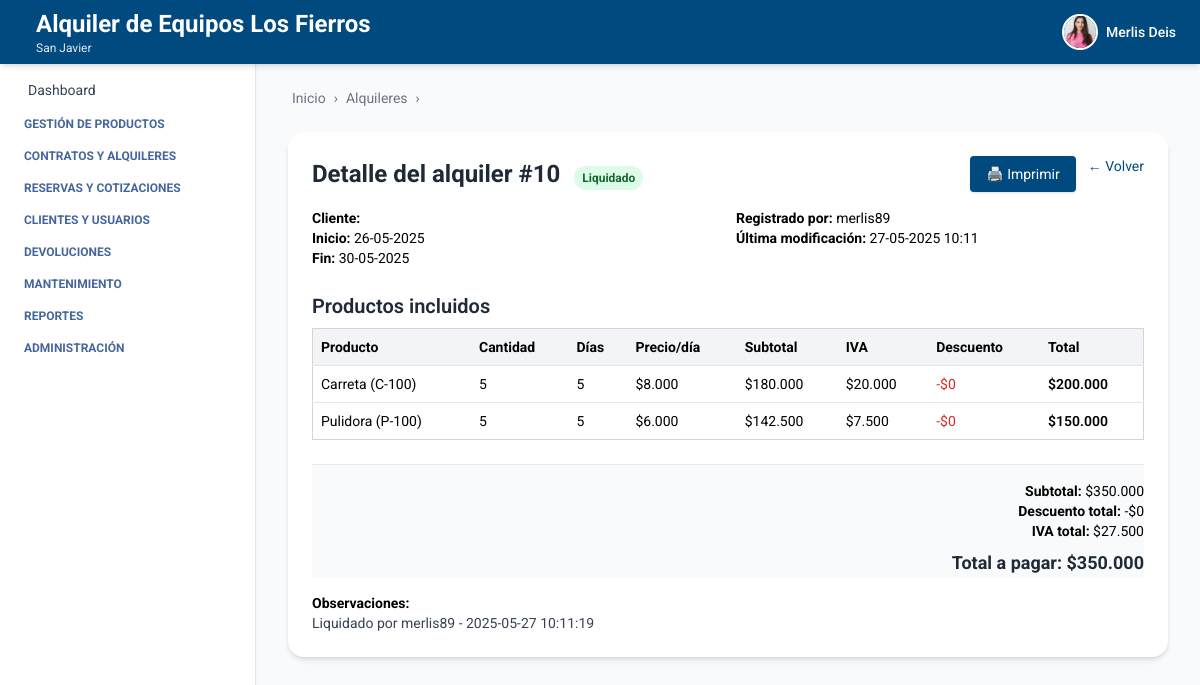
The page /alquiler/ver/10/ (signed in) on the database its author committed.
### autenticacion/models.py (models this page shows, shortened)
class Usuario(AbstractUser):
    telefono = models.CharField(max_length=20, blank=True, null=True)
    empresa = models.ForeignKey(Empresa, on_delete=models.SET_NULL, null=True, blank=True)
    sucursal = models.ForeignKey(Sucursal, on_delete=models.SET_NULL, null=True, blank=True)
    ESTADOS = [
        ("activo", "Activo"),
        ("inactivo", "Inactivo"),
    ]
    estado = models.CharField(max_length=10, choices=ESTADOS, default="activo")
    foto_perfil = models.ImageField(upload_to='usuarios/img/', blank=True, null=True)
    groups = models.ManyToManyField(
        Group,
        related_name='usuarios',  # Evita conflicto con 'user_set'
        blank=True,
        help_text='The groups this user belongs to.',
        verbose_name='groups'
    )
    user_permissions = models.ManyToManyField(
        Permission,
        related_name='usuarios',  # Evita conflicto con 'user_set'
        blank=True,
        help_text='Specific permissions for this user.',
        verbose_name='user permissions'
    )

### empresa/models.py (models this page shows, shortened)
class Empresa(models.Model):
    ESTADOS = [
        ("activo", "Activo"),
        ("inactivo", "Inactivo"),
    ]
    nombre = models.CharField(max_length=100)
    nit = models.CharField(max_length=50, unique=True)
    ciudad = models.CharField(max_length=100, blank=True, null=True)
    direccion = models.CharField(max_length=255, blank=True, null=True)
    departamento = models.CharField(max_length=100, blank=True, null=True)
    telefono = models.CharField(max_length=20, blank=True, null=True)
    estado = models.CharField(max_length=20, choices=ESTADOS, default="activo")
    logo = models.ImageField(upload_to='empresas/img/', blank=True, null=True)

class Sucursal(models.Model):
    ESTADOS = [
        ("activo", "Activo"),
        ("inactivo", "Inactivo"),
    ]
    empresa = models.ForeignKey(Empresa, related_name='sucursales', on_delete=models.CASCADE)
    nombre = models.CharField(max_length=100)
    ciudad = models.CharField(max_length=100)
    direccion = models.CharField(max_length=255)
    departamento = models.CharField(max_length=100, blank=True, null=True)
    telefono = models.CharField(max_length=20, blank=True, null=True)
    estado = models.CharField(max_length=20, choices=ESTADOS, default="activo")

### alquiler/models.py (models this page shows, shortened)
class Alquiler(models.Model):
    ESTADOS_ALQUILER = [
        ('borrador', 'Borrador'),
        ('en_curso', 'En curso'),
        ('con_abono', 'Con abono'),
        ('liquidado', 'Liquidado'),
        ('anulado', 'Anulado'),
    ]
    usuario = models.ForeignKey(
        settings.AUTH_USER_MODEL, on_delete=models.CASCADE)
    cliente = models.ForeignKey(
        Cliente, on_delete=models.PROTECT, related_name='alquileres', null=True, blank=True)
    fecha_inicio = models.DateField(null=True, blank=True)
    fecha_fin = models.DateField(null=True, blank=True)
    observaciones = models.TextField(blank=True)
    total = models.DecimalField(
        max_digits=10, decimal_places=2, default=0.0,
        help_text="Total cobro del alquiler"
    )
    estado = models.CharField(
        max_length=20, choices=ESTADOS_ALQUILER, default='borrador')
    descuento_general = models.DecimalField(
        max_digits=5, decimal_places=2, default=0.0,
        help_text="Descuento general en % sobre el total del alquiler"
    )
    created_at = models.DateTimeField(auto_now_add=True)
    updated_at = models.DateTimeField(auto_now=True)
    created_by = models.ForeignKey(
        settings.AUTH_USER_MODEL, on_delete=models.SET_NULL,
        null=True, blank=True, related_name='alquileres_creados_por'
    )
    updated_by = models.ForeignKey(
        settings.AUTH_USER_MODEL, on_delete=models.SET_NULL,
        null=True, blank=True, related_name='alquileres_actualizados_por'
    )

class AlquilerItem(models.Model):
    alquiler = models.ForeignKey(
        'Alquiler', on_delete=models.CASCADE, related_name='items')
    producto = models.ForeignKey('producto.Producto', on_delete=models.CASCADE)
    cantidad = models.PositiveIntegerField(null=True, blank=True, default=1)
    dias_a_cobrar = models.PositiveIntegerField(null=True, blank=True)
    precio_dia = models.DecimalField(max_digits=10, decimal_places=2)
    valor_iva = models.DecimalField(max_digits=10, decimal_places=2, default=0)
    subtotal_item = models.DecimalField(
        max_digits=10, decimal_places=2, default=0)
    descuento_porcentaje = models.DecimalField(
        max_digits=10, decimal_places=2, default=0.0,
        help_text="Descuento individual en % (ej. 10 para 10%)"
    )
    valor_item = models.DecimalField(
        max_digits=10, decimal_places=2, default=0)
    @property
    def valor_descuento(self):
        base = self.cantidad * self.dias_a_cobrar * self.precio_dia
        return base * (self.descuento_porcentaje / Decimal('100'))

### producto/models.py (models this page shows)
class Producto(models.Model):
    ESTADOS = [
        ("activo", "Activo"),
        ("inactivo", "Inactivo"),
        ("disponible", "Disponible"),
        ("no_disponible", "No disponible"),
    ]
    nombre = models.CharField(max_length=100)
    descripcion = models.TextField()
    codigo_interno = models.CharField(max_length=50)
    estado = models.CharField(max_length=20, choices=ESTADOS, default="activo")
    iva_porcentaje = models.DecimalField(max_digits=5, decimal_places=2, default=0, help_text="Porcentaje de IVA aplicado al producto")
    ubicacion_actual = models.CharField(max_length=100)
    marca = models.CharField(max_length=100, blank=True, null=True)
    modelo = models.CharField(max_length=100, blank=True, null=True)
    serial = models.CharField(max_length=100, blank=True, null=True)
    imagen = models.ImageField(upload_to="media/productos/", null=True, blank=True)
    empresa = models.ForeignKey(Empresa, on_delete=models.CASCADE, related_name='productos', default=1)
    sucursal = models.ForeignKey(Sucursal, on_delete=models.CASCADE, related_name='productos', default=1)
    categoria = models.ForeignKey(Categoria, on_delete=models.SET_NULL, null=True, blank=True, related_name='productos')
    proveedor = models.ForeignKey(Proveedor, on_delete=models.SET_NULL, null=True, blank=True, related_name='productos')
    created_at = models.DateTimeField(auto_now_add=True)
    updated_at = models.DateTimeField(auto_now=True)
    creado_por = models.CharField(max_length=100, blank=True, null=True)
    modificado_por = models.CharField(max_length=100, blank=True, null=True)
    class Meta:
        ordering = ['nombre']
        verbose_name = 'Producto'
        verbose_name_plural = 'Productos'
        constraints = [
            models.UniqueConstraint(fields=['empresa', 'codigo_interno'], name='unique_codigo_por_empresa')
        ]
    def __str__(self):
        return f"{self.nombre} ({self.codigo_interno})"
    objects = ProductoManager()

### alquiler/views_alquiler.py (the view)
# urls.py: path('ver/<int:pk>/', ver_alquiler, name='ver_alquiler'),
@login_required
def ver_alquiler(request, pk):
    try:
        alquiler = Alquiler.objects.get(pk=pk, usuario__empresa=request.user.empresa)
    except Alquiler.DoesNotExist:
        messages.error(request, f"El alquiler #{pk} no existe o no pertenece a tu empresa.")
        return redirect('alquiler_list')
    subtotal = Decimal(0)
    descuento_total = Decimal(0)
    iva_total = Decimal(0)
    total_con_descuento = Decimal(0)
    for item in alquiler.items.select_related('producto'):
        base = item.dias_a_cobrar * item.precio_dia * item.cantidad
        descuento = base * (item.descuento_porcentaje / Decimal('100'))
        subtotal += base
        descuento_total += descuento
        iva = (base - descuento) * (item.producto.iva_porcentaje / Decimal('100'))
        iva_total += iva
        total_con_descuento += (base - descuento)
    context = {
        'alquiler': alquiler,
        'total': total_con_descuento,
        'subtotal': subtotal,
        'descuento_total': descuento_total,
        'iva_total': iva_total,
        'breadcrumb_items': [('Alquileres', 'Ver')]
    }
    return render(request, 'ver_alquiler.html', context)

### alquiler/templates/ver_alquiler.html
{% extends 'index.html' %}
{% load humanize %}
{% block breadcrumb %}
  {% include 'breadcrumb.html' with home='/' breadcrumbs=breadcrumb_items %}
{% endblock %}
{% block content %}
  <div class="max-w-5xl mx-auto mt-6 bg-white p-6 rounded-2xl shadow-md">
    <div class="flex justify-between items-center mb-4">
      <h2 class="text-2xl font-bold text-gray-800">
        Detalle del alquiler #{{ alquiler.id }}
        <span class="ml-2 inline-block text-xs px-2 py-1 rounded-full
      {% if alquiler.estado == 'borrador' %}
             bg-gray-100 text-gray-800
          {% elif alquiler.estado == 'en_curso' %}
             bg-blue-100 text-blue-800
          {% elif alquiler.estado == 'con_abono' %}
             bg-yellow-100 text-yellow-800
          {% elif alquiler.estado == 'liquidado' %}
             bg-green-100 text-green-800
          {% elif alquiler.estado == 'anulado' %}
             bg-red-100 text-red-800
          {% endif %}">
          {{ alquiler.get_estado_display }}
        </span>
      </h2>
      <div class="flex gap-3">
        <a href="{% url 'imprimir_alquiler' alquiler.id %}" target="_blank" class="text-sm bg-[var(--primary-color)] text-white px-4 py-2 rounded hover:bg-blue-800 transition shadow">🖨️ Imprimir</a>
        <a href="{% url 'alquiler_list' %}" class="text-sm text-[var(--primary-color)] hover:underline">← Volver</a>
      </div>
    </div>
    <div class="grid md:grid-cols-2 gap-4 text-sm mb-6">
      <div>
        <p>
          <strong>Cliente:</strong> {{ alquiler.cliente }}
        </p>
        <p>
          <strong>Inicio:</strong> {{ alquiler.fecha_inicio|date:'d-m-Y'|default:'—' }}
        </p>
        <p>
          <strong>Fin:</strong> {{ alquiler.fecha_fin|date:'d-m-Y'|default:'—' }}
        </p>
      </div>
      <div>
        <p>
          <strong>Registrado por:</strong> {{ alquiler.usuario.username }}
        </p>
        <p>
          <strong>Última modificación:</strong> {{ alquiler.updated_at|date:'d-m-Y H:i' }}
        </p>
      </div>
    </div>
    <h3 class="text-xl font-semibold text-gray-800 mb-2">Productos incluidos</h3>
    <table class="min-w-full bg-white border border-gray-300 rounded text-sm mb-6">
      <thead class="bg-gray-100">
        <tr>
          <th class="text-left p-2">Producto</th>
          <th class="text-left p-2">Cantidad</th>
          <th class="text-left p-2">Días</th>
          <th class="text-left p-2">Precio/día</th>
          <th class="text-left p-2">Subtotal</th>
          <th class="text-left p-2">IVA</th>
          <th class="text-left p-2">Descuento</th>
          <th class="text-left p-2">Total</th>
        </tr>
      </thead>
      <tbody>
        {% for item in alquiler.items.all %}
          <tr class="border-t">
            <td class="p-2">{{ item.producto }}</td>
            <td class="p-2">{{ item.cantidad }}</td>
            <td class="p-2">{{ item.dias_a_cobrar }}</td>
            <td class="p-2">${{ item.precio_dia|floatformat:0|intcomma }}</td>
            <td class="p-2">${{ item.subtotal_item|floatformat:0|intcomma }}</td>
            <td class="p-2">${{ item.valor_iva|floatformat:0|intcomma }}</td>
            <td class="p-2 text-red-600">-${{ item.valor_descuento|floatformat:0|intcomma }}</td>
            <td class="p-2 font-semibold">${{ item.valor_item|floatformat:0|intcomma }}</td>
          </tr>
        {% empty %}
          <tr>
            <td colspan="8" class="p-2 text-center text-gray-500">No hay productos registrados.</td>
          </tr>
        {% endfor %}
      </tbody>
    </table>
    <div class="bg-gray-50 border-t pt-4 text-sm text-right">
      <p>
        <strong>Subtotal:</strong> ${{ subtotal|floatformat:0|intcomma }}
      </p>
      <p>
        <strong>Descuento total:</strong> -${{ descuento_total|floatformat:0|intcomma }}
      </p>
      <p>
        <strong>IVA total:</strong> ${{ iva_total|floatformat:0|intcomma }}
      </p>
      <p class="text-lg text-gray-800 mt-2 font-bold">Total a pagar: ${{ total|floatformat:0|intcomma }}</p>
    </div>
    <div class="mt-4 text-sm">
      <p>
        <strong>Observaciones:</strong>
      </p>
      <p class="text-gray-700 whitespace-pre-line">{{ alquiler.observaciones|default:'Sin observaciones.' }}</p>
    </div>
  </div>
{% endblock %}

### core/templates/header.html (shortened to what this page needs)
<header class="bg-[var(--primary-color)] shadow-md w-full h-16 flex items-center px-6 justify-between fixed top-0 left-0 z-10">
  <h1 class="text-white flex items-center gap-3 leading-tight">
    <div class="leading-tight">
  {% if request.user.is_authenticated %}
    {% if request.user.empresa %}
      <span class="text-xl sm:text-2xl font-bold block">
        {{ request.user.empresa.nombre }}
      </span>
    {% endif %}
    {% if request.user.sucursal %}
      <span class="text-xs text-gray-200 block">
        {{ request.user.sucursal.nombre }}
      </span>
    {% endif %}
  {% else %}
    <span class="text-xl text-gray-200 block">Gestión inteligente de Equipos</span>
  {% endif %}
</div>
  </h1>
  {% if request.user.is_authenticated %}
  <div x-data="{ open: false }" class="relative flex items-center space-x-3 cursor-pointer" @click.away="open = false">
    <button @click="open = !open" class="flex items-center space-x-2 focus:outline-none">
      {% if request.user.foto_perfil %}
        <img src="{{ request.user.foto_perfil.url }}" alt="Perfil" class="w-9 h-9 rounded-full object-cover border-2 border-white" />
      {% else %}
        <div class="w-9 h-9 rounded-full bg-white text-[var(--primary-color)] flex items-center justify-center font-bold text-sm">
          {{ request.user.first_name|first }}{{ request.user.last_name|first }}
        </div>
      {% endif %}
      <span class="text-white hidden sm:block text-sm font-medium">{{ request.user.first_name }}</span>
    </button>
  </div>
  {% endif %}
</header>

### core/templates/index.html (style rules this page uses)
:root { --primary-color: #004a80; --text-aside-color: rgb(69, 101, 156); }
body { font-family: 'Roboto', sans-serif; }

### rows shown on the page
Usuario: user.empresa.nombre "Alquiler de Equipos Los Fierros", user.sucursal.nombre "San Javier", user.foto_perfil (picture), user.first_name "Merlis Deis"
Alquiler: id "10", estado "Liquidado", fecha_inicio "26-05-2025", fecha_fin "30-05-2025", usuario.username "merlis89", updated_at "27-05-2025 10:11", observaciones "Liquidado por merlis89 - 2025-05-27 10:11:19"
AlquilerItem: producto "Carreta (C-100)", cantidad "5", dias_a_cobrar "5", precio_dia "8.000", subtotal_item "180.000", valor_iva "20.000", valor_descuento "0", valor_item "200.000"
AlquilerItem: producto "Pulidora (P-100)", cantidad "5", dias_a_cobrar "5", precio_dia "6.000", subtotal_item "142.500", valor_iva "7.500", valor_descuento "0", valor_item "150.000"

### other values the page prints
{{ label }} "Alquileres"
{{ subtotal|floatformat:0|intcomma }} "350.000"
{{ descuento_total|floatformat:0|intcomma }} "0"
{{ iva_total|floatformat:0|intcomma }} "27.500"
{{ total|floatformat:0|intcomma }} "350.000"
